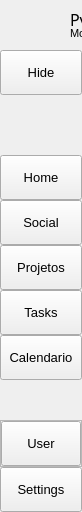
        <widget class="QFrame" name="leftMenuBg">
         <property name="sizePolicy">
          <sizepolicy hsizetype="Preferred" vsizetype="Preferred">
           <horstretch>200</horstretch>
           <verstretch>0</verstretch>
          </sizepolicy>
         </property>
         <property name="minimumSize">
          <size>
           <width>0</width>
           <height>0</height>
          </size>
         </property>
         <property name="maximumSize">
          <size>
           <width>60</width>
           <height>16777215</height>
          </size>
         </property>
         <property name="frameShape">
          <enum>QFrame::Shape::NoFrame</enum>
         </property>
         <property name="frameShadow">
          <enum>QFrame::Shadow::Raised</enum>
         </property>
         <layout class="QVBoxLayout" name="verticalLayout_13">
          <property name="spacing">
           <number>0</number>
          </property>
          <property name="leftMargin">
           <number>0</number>
          </property>
          <property name="topMargin">
           <number>0</number>
          </property>
          <property name="rightMargin">
           <number>0</number>
          </property>
          <property name="bottomMargin">
           <number>0</number>
          </property>
          <item>
           <widget class="QFrame" name="topLogoInfo">
            <property name="minimumSize">
             <size>
              <width>0</width>
              <height>50</height>
             </size>
            </property>
            <property name="maximumSize">
             <size>
              <width>16777215</width>
              <height>50</height>
             </size>
            </property>
            <property name="frameShape">
             <enum>QFrame::Shape::NoFrame</enum>
            </property>
            <property name="frameShadow">
             <enum>QFrame::Shadow::Raised</enum>
            </property>
            <widget class="QFrame" name="topLogo">
             <property name="geometry">
              <rect>
               <x>10</x>
               <y>5</y>
               <width>42</width>
               <height>42</height>
              </rect>
             </property>
             <property name="minimumSize">
              <size>
               <width>42</width>
               <height>42</height>
              </size>
             </property>
             <property name="maximumSize">
              <size>
               <width>42</width>
               <height>42</height>
              </size>
             </property>
             <property name="frameShape">
              <enum>QFrame::Shape::NoFrame</enum>
             </property>
             <property name="frameShadow">
              <enum>QFrame::Shadow::Raised</enum>
             </property>
            </widget>
            <widget class="QLabel" name="titleLeftApp">
             <property name="geometry">
              <rect>
               <x>70</x>
               <y>8</y>
               <width>160</width>
               <height>20</height>
              </rect>
             </property>
             <property name="font">
              <font>
               <family>Segoe UI Semibold</family>
               <pointsize>12</pointsize>
               <italic>false</italic>
               <fontweight>Thin</fontweight>
              </font>
             </property>
             <property name="text">
              <string>PyDracula</string>
             </property>
             <property name="alignment">
              <set>Qt::AlignmentFlag::AlignLeading|Qt::AlignmentFlag::AlignLeft|Qt::AlignmentFlag::AlignTop</set>
             </property>
            </widget>
            <widget class="QLabel" name="titleLeftDescription">
             <property name="geometry">
              <rect>
               <x>70</x>
               <y>27</y>
               <width>160</width>
               <height>16</height>
              </rect>
             </property>
             <property name="maximumSize">
              <size>
               <width>16777215</width>
               <height>16</height>
              </size>
             </property>
             <property name="font">
              <font>
               <family>Segoe UI</family>
               <pointsize>8</pointsize>
               <italic>false</italic>
               <bold>false</bold>
              </font>
             </property>
             <property name="text">
              <string>Modern GUI / Flat Style</string>
             </property>
             <property name="alignment">
              <set>Qt::AlignmentFlag::AlignLeading|Qt::AlignmentFlag::AlignLeft|Qt::AlignmentFlag::AlignTop</set>
             </property>
            </widget>
           </widget>
          </item>
          <item>
           <widget class="QFrame" name="leftMenuFrame">
            <property name="styleSheet">
             <string notr="true"/>
            </property>
            <property name="frameShape">
             <enum>QFrame::Shape::NoFrame</enum>
            </property>
            <property name="frameShadow">
             <enum>QFrame::Shadow::Raised</enum>
            </property>
            <layout class="QVBoxLayout" name="verticalLayout_2">
             <property name="spacing">
              <number>0</number>
             </property>
             <property name="leftMargin">
              <number>0</number>
             </property>
             <property name="topMargin">
              <number>0</number>
             </property>
             <property name="rightMargin">
              <number>0</number>
             </property>
             <property name="bottomMargin">
              <number>0</number>
             </property>
             <item>
              <widget class="QFrame" name="toggleBox">
               <property name="maximumSize">
                <size>
                 <width>16777215</width>
                 <height>45</height>
                </size>
               </property>
               <property name="frameShape">
                <enum>QFrame::Shape::NoFrame</enum>
               </property>
               <property name="frameShadow">
                <enum>QFrame::Shadow::Raised</enum>
               </property>
               <layout class="QVBoxLayout" name="verticalLayout_14">
                <property name="spacing">
                 <number>0</number>
                </property>
                <property name="leftMargin">
                 <number>0</number>
                </property>
                <property name="topMargin">
                 <number>0</number>
                </property>
                <property name="rightMargin">
                 <number>0</number>
                </property>
                <property name="bottomMargin">
                 <number>0</number>
                </property>
                <item>
                 <widget class="QPushButton" name="toggleButton">
                  <property name="sizePolicy">
                   <sizepolicy hsizetype="Expanding" vsizetype="Fixed">
                    <horstretch>0</horstretch>
                    <verstretch>0</verstretch>
                   </sizepolicy>
                  </property>
                  <property name="minimumSize">
                   <size>
                    <width>0</width>
                    <height>45</height>
                   </size>
                  </property>
                  <property name="font">
                   <font>
                    <family>Segoe UI</family>
                    <pointsize>10</pointsize>
                    <italic>false</italic>
                    <bold>false</bold>
                   </font>
                  </property>
                  <property name="cursor">
                   <cursorShape>PointingHandCursor</cursorShape>
                  </property>
                  <property name="layoutDirection">
                   <enum>Qt::LayoutDirection::LeftToRight</enum>
                  </property>
                  <property name="styleSheet">
                   <string notr="true">background-image: url(:/icons/icons/icon_menu.png)</string>
                  </property>
                  <property name="text">
                   <string>Hide</string>
                  </property>
                  <property name="iconSize">
                   <size>
                    <width>20</width>
                    <height>20</height>
                   </size>
                  </property>
                 </widget>
                </item>
               </layout>
              </widget>
             </item>
             <item>
              <spacer name="verticalSpacer">
               <property name="orientation">
                <enum>Qt::Orientation::Vertical</enum>
               </property>
               <property name="sizeType">
                <enum>QSizePolicy::Policy::Preferred</enum>
               </property>
               <property name="sizeHint" stdset="0">
                <size>
                 <width>20</width>
                 <height>60</height>
                </size>
               </property>
              </spacer>
             </item>
             <item>
              <widget class="QFrame" name="topMenu">
               <property name="styleSheet">
                <string notr="true"/>
               </property>
               <property name="frameShape">
                <enum>QFrame::Shape::NoFrame</enum>
               </property>
               <property name="frameShadow">
                <enum>QFrame::Shadow::Raised</enum>
               </property>
               <layout class="QVBoxLayout" name="verticalLayout_15">
                <property name="spacing">
                 <number>0</number>
                </property>
                <property name="leftMargin">
                 <number>0</number>
                </property>
                <property name="topMargin">
                 <number>0</number>
                </property>
                <property name="rightMargin">
                 <number>0</number>
                </property>
                <property name="bottomMargin">
                 <number>0</number>
                </property>
                <item>
                 <widget class="QPushButton" name="homeButton">
                  <property name="sizePolicy">
                   <sizepolicy hsizetype="Expanding" vsizetype="Fixed">
                    <horstretch>0</horstretch>
                    <verstretch>0</verstretch>
                   </sizepolicy>
                  </property>
                  <property name="minimumSize">
                   <size>
                    <width>0</width>
                    <height>45</height>
                   </size>
                  </property>
                  <property name="font">
                   <font>
                    <family>Segoe UI</family>
                    <pointsize>10</pointsize>
                    <italic>false</italic>
                    <bold>false</bold>
                   </font>
                  </property>
                  <property name="cursor">
                   <cursorShape>PointingHandCursor</cursorShape>
                  </property>
                  <property name="layoutDirection">
                   <enum>Qt::LayoutDirection::LeftToRight</enum>
                  </property>
                  <property name="styleSheet">
                   <string notr="true">background-image: url(:/icons/icons/cil-home.png);</string>
                  </property>
                  <property name="text">
                   <string>Home</string>
                  </property>
                 </widget>
                </item>
                <item>
                 <widget class="QPushButton" name="socialButton">
                  <property name="sizePolicy">
                   <sizepolicy hsizetype="Expanding" vsizetype="Fixed">
                    <horstretch>0</horstretch>
                    <verstretch>0</verstretch>
                   </sizepolicy>
                  </property>
                  <property name="minimumSize">
                   <size>
                    <width>0</width>
                    <height>45</height>
                   </size>
                  </property>
                  <property name="font">
                   <font>
                    <family>Segoe UI</family>
                    <pointsize>10</pointsize>
                    <italic>false</italic>
                    <bold>false</bold>
                   </font>
                  </property>
                  <property name="cursor">
                   <cursorShape>PointingHandCursor</cursorShape>
                  </property>
                  <property name="layoutDirection">
                   <enum>Qt::LayoutDirection::LeftToRight</enum>
                  </property>
                  <property name="styleSheet">
                   <string notr="true">background-image: url(:/icons/icons/cil-chart.png);</string>
                  </property>
                  <property name="text">
                   <string>Social</string>
                  </property>
                 </widget>
                </item>
                <item>
                 <widget class="QPushButton" name="projectButton">
                  <property name="sizePolicy">
                   <sizepolicy hsizetype="Expanding" vsizetype="Fixed">
                    <horstretch>0</horstretch>
                    <verstretch>0</verstretch>
                   </sizepolicy>
                  </property>
                  <property name="minimumSize">
                   <size>
                    <width>0</width>
                    <height>45</height>
                   </size>
                  </property>
                  <property name="font">
                   <font>
                    <family>Segoe UI</family>
                    <pointsize>10</pointsize>
                    <italic>false</italic>
                    <bold>false</bold>
                   </font>
                  </property>
                  <property name="cursor">
                   <cursorShape>PointingHandCursor</cursorShape>
                  </property>
                  <property name="layoutDirection">
                   <enum>Qt::LayoutDirection::LeftToRight</enum>
                  </property>
                  <property name="styleSheet">
                   <string notr="true">background-image: url(:/icons/icons/cil-briefcase.png);</string>
                  </property>
                  <property name="text">
                   <string>Projetos</string>
                  </property>
                 </widget>
                </item>
                <item>
                 <widget class="QPushButton" name="taskButton">
                  <property name="sizePolicy">
                   <sizepolicy hsizetype="Expanding" vsizetype="Fixed">
                    <horstretch>0</horstretch>
                    <verstretch>0</verstretch>
                   </sizepolicy>
                  </property>
                  <property name="minimumSize">
                   <size>
                    <width>0</width>
                    <height>45</height>
                   </size>
                  </property>
                  <property name="font">
                   <font>
                    <family>Segoe UI</family>
                    <pointsize>10</pointsize>
                    <italic>false</italic>
                    <bold>false</bold>
                   </font>
                  </property>
                  <property name="cursor">
                   <cursorShape>PointingHandCursor</cursorShape>
                  </property>
                  <property name="layoutDirection">
                   <enum>Qt::LayoutDirection::LeftToRight</enum>
                  </property>
                  <property name="styleSheet">
                   <string notr="true">background-image: url(:/icons/icons/cil-clipboard.png);</string>
                  </property>
                  <property name="text">
                   <string>Tasks</string>
                  </property>
                 </widget>
                </item>
                <item>
                 <widget class="QPushButton" name="calendarButton">
                  <property name="sizePolicy">
                   <sizepolicy hsizetype="Expanding" vsizetype="Fixed">
                    <horstretch>0</horstretch>
                    <verstretch>0</verstretch>
                   </sizepolicy>
                  </property>
                  <property name="minimumSize">
                   <size>
                    <width>0</width>
                    <height>45</height>
                   </size>
                  </property>
                  <property name="font">
                   <font>
                    <family>Segoe UI</family>
                    <pointsize>10</pointsize>
                    <italic>false</italic>
                    <bold>false</bold>
                   </font>
                  </property>
                  <property name="cursor">
                   <cursorShape>PointingHandCursor</cursorShape>
                  </property>
                  <property name="layoutDirection">
                   <enum>Qt::LayoutDirection::LeftToRight</enum>
                  </property>
                  <property name="styleSheet">
                   <string notr="true">background-image: url(:/icons/icons/cil-browser.png);</string>
                  </property>
                  <property name="text">
                   <string>Calendario</string>
                  </property>
                 </widget>
                </item>
                <item>
                 <spacer name="verticalSpacer_2">
                  <property name="orientation">
                   <enum>Qt::Orientation::Vertical</enum>
                  </property>
                  <property name="sizeHint" stdset="0">
                   <size>
                    <width>20</width>
                    <height>40</height>
                   </size>
                  </property>
                 </spacer>
                </item>
               </layout>
              </widget>
             </item>
             <item alignment="Qt::AlignmentFlag::AlignBottom">
              <widget class="QFrame" name="bottomMenu">
               <property name="frameShape">
                <enum>QFrame::Shape::NoFrame</enum>
               </property>
               <property name="frameShadow">
                <enum>QFrame::Shadow::Raised</enum>
               </property>
               <layout class="QVBoxLayout" name="verticalLayout_3">
                <property name="spacing">
                 <number>0</number>
                </property>
                <property name="leftMargin">
                 <number>0</number>
                </property>
                <property name="topMargin">
                 <number>0</number>
                </property>
                <property name="rightMargin">
                 <number>0</number>
                </property>
                <property name="bottomMargin">
                 <number>0</number>
                </property>
                <item>
                 <widget class="QFrame" name="bottomMenuButtons">
                  <property name="frameShape">
                   <enum>QFrame::Shape::StyledPanel</enum>
                  </property>
                  <property name="frameShadow">
                   <enum>QFrame::Shadow::Raised</enum>
                  </property>
                  <layout class="QVBoxLayout" name="verticalLayout">
                   <property name="spacing">
                    <number>0</number>
                   </property>
                   <property name="leftMargin">
                    <number>0</number>
                   </property>
                   <property name="topMargin">
                    <number>0</number>
                   </property>
                   <property name="rightMargin">
                    <number>0</number>
                   </property>
                   <property name="bottomMargin">
                    <number>0</number>
                   </property>
                   <item>
                    <widget class="QPushButton" name="profileButton">
                     <property name="sizePolicy">
                      <sizepolicy hsizetype="Expanding" vsizetype="Fixed">
                       <horstretch>0</horstretch>
                       <verstretch>0</verstretch>
                      </sizepolicy>
                     </property>
                     <property name="minimumSize">
                      <size>
                       <width>0</width>
                       <height>45</height>
                      </size>
                     </property>
                     <property name="font">
                      <font>
                       <family>Segoe UI</family>
                       <pointsize>10</pointsize>
                       <italic>false</italic>
                       <bold>false</bold>
                      </font>
                     </property>
                     <property name="cursor">
                      <cursorShape>PointingHandCursor</cursorShape>
                     </property>
                     <property name="layoutDirection">
                      <enum>Qt::LayoutDirection::LeftToRight</enum>
                     </property>
                     <property name="styleSheet">
                      <string notr="true">background-image: url(:/icons/icons/cil-user.png);</string>
                     </property>
                     <property name="text">
                      <string>User</string>
                     </property>
                    </widget>
                   </item>
                  </layout>
                 </widget>
                </item>
                <item>
                 <widget class="QPushButton" name="settingsButton">
                  <property name="sizePolicy">
                   <sizepolicy hsizetype="Expanding" vsizetype="Fixed">
                    <horstretch>0</horstretch>
                    <verstretch>0</verstretch>
                   </sizepolicy>
                  </property>
                  <property name="minimumSize">
                   <size>
                    <width>0</width>
                    <height>45</height>
                   </size>
                  </property>
                  <property name="font">
                   <font>
                    <family>Segoe UI</family>
                    <pointsize>10</pointsize>
                    <italic>false</italic>
                    <bold>false</bold>
                   </font>
                  </property>
                  <property name="cursor">
                   <cursorShape>PointingHandCursor</cursorShape>
                  </property>
                  <property name="layoutDirection">
                   <enum>Qt::LayoutDirection::LeftToRight</enum>
                  </property>
                  <property name="styleSheet">
                   <string notr="true">background-image: url(:/icons/icons/cil-settings.png);</string>
                  </property>
                  <property name="text">
                   <string>Settings</string>
                  </property>
                 </widget>
                </item>
               </layout>
              </widget>
             </item>
            </layout>
           </widget>
          </item>
         </layout>
        </widget>
